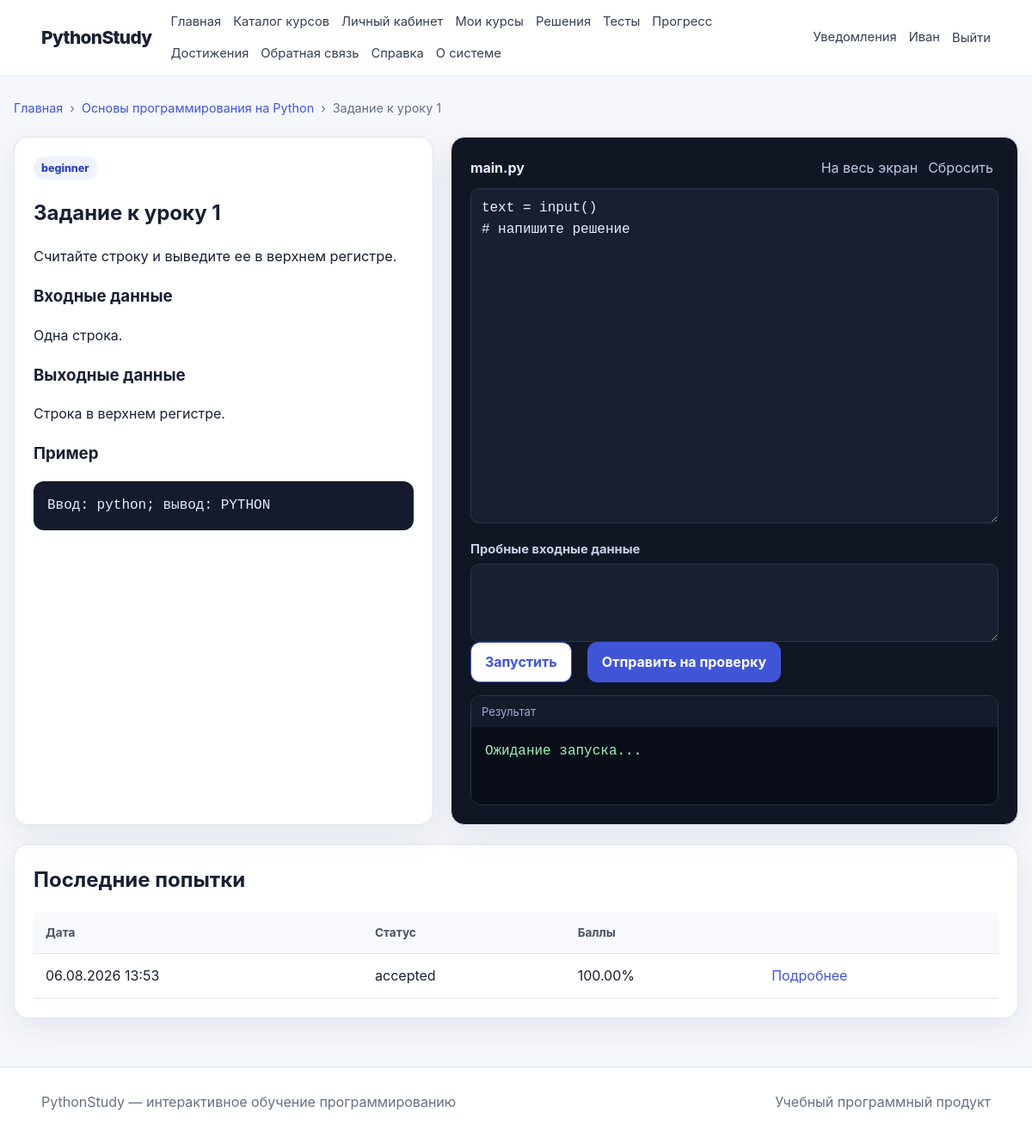
Page /student/tasks/1 (signed in) on the committed database.
### app/models/user.py (models this page shows, shortened)
class User(UserMixin, TimestampMixin, db.Model):
    __tablename__ = "users"
    id = db.Column(db.BigInteger().with_variant(db.Integer, "sqlite"), primary_key=True)
    role_id = db.Column(db.BigInteger().with_variant(db.Integer, "sqlite"), db.ForeignKey("roles.id"), nullable=False)
    username = db.Column(db.String(80), unique=True, index=True)
    email = db.Column(db.String(255), unique=True, nullable=False, index=True)
    password_hash = db.Column(db.String(255), nullable=False)
    last_name = db.Column(db.String(100), nullable=False)
    first_name = db.Column(db.String(100), nullable=False)
    middle_name = db.Column(db.String(100))
    avatar_path = db.Column(db.String(500))
    status = db.Column(db.String(30), default="active", nullable=False, index=True)
    is_email_verified = db.Column(db.Boolean, default=False, nullable=False)
    last_login_at = db.Column(db.DateTime(timezone=True))
    role = db.relationship("Role", back_populates="users")
    taught_courses = db.relationship("Course", back_populates="teacher", foreign_keys="Course.teacher_id")
    enrollments = db.relationship("CourseEnrollment", back_populates="user", cascade="all, delete-orphan")
    lesson_progress = db.relationship("LessonProgress", back_populates="user", cascade="all, delete-orphan")
    submissions = db.relationship("Submission", back_populates="user", cascade="all, delete-orphan", foreign_keys="Submission.user_id")
    quiz_attempts = db.relationship("QuizAttempt", back_populates="user", cascade="all, delete-orphan")
    notifications = db.relationship("Notification", back_populates="user", cascade="all, delete-orphan")
    @property
    def is_active_account(self):
        return self.status == "active"
    @property
    def is_active(self):
        return self.is_active_account
    def has_role(self, *codes):
        return bool(self.role and self.role.code in codes)

### app/models/course.py (models this page shows, shortened)
class Course(TimestampMixin, db.Model):
    __tablename__ = "courses"
    id = db.Column(db.BigInteger().with_variant(db.Integer, "sqlite"), primary_key=True)
    teacher_id = db.Column(db.BigInteger().with_variant(db.Integer, "sqlite"), db.ForeignKey("users.id"), nullable=False)
    title = db.Column(db.String(255), nullable=False)
    slug = db.Column(db.String(255), unique=True, nullable=False, index=True)
    short_description = db.Column(db.String(500), nullable=False)
    full_description = db.Column(db.Text, nullable=False)
    cover_path = db.Column(db.String(500))
    difficulty = db.Column(db.String(30), default="beginner", nullable=False)
    status = db.Column(db.String(30), default="draft", nullable=False, index=True)
    estimated_hours = db.Column(db.Integer, default=1, nullable=False)
    passing_score = db.Column(db.Integer, default=70, nullable=False)
    is_sequential = db.Column(db.Boolean, default=True, nullable=False)
    published_at = db.Column(db.DateTime(timezone=True))
    teacher = db.relationship("User", back_populates="taught_courses", foreign_keys=[teacher_id])
    modules = db.relationship("CourseModule", back_populates="course", cascade="all, delete-orphan", order_by="CourseModule.order_index")
    enrollments = db.relationship("CourseEnrollment", back_populates="course", cascade="all, delete-orphan")
    quizzes = db.relationship("Quiz", back_populates="course", cascade="all, delete-orphan")

### app/models/task.py (models this page shows)
class ProgrammingTask(TimestampMixin, db.Model):
    __tablename__ = "programming_tasks"
    id = db.Column(db.BigInteger().with_variant(db.Integer, "sqlite"), primary_key=True)
    lesson_id = db.Column(db.BigInteger().with_variant(db.Integer, "sqlite"), db.ForeignKey("lessons.id"), nullable=False)
    created_by = db.Column(db.BigInteger().with_variant(db.Integer, "sqlite"), db.ForeignKey("users.id"), nullable=False)
    title = db.Column(db.String(255), nullable=False)
    slug = db.Column(db.String(255), nullable=False)
    description = db.Column(db.Text, nullable=False)
    input_description = db.Column(db.Text)
    output_description = db.Column(db.Text)
    examples = db.Column(db.Text)
    starter_code = db.Column(db.Text)
    reference_solution = db.Column(db.Text)
    difficulty = db.Column(db.String(30), default="beginner", nullable=False)
    points = db.Column(db.Integer, default=10, nullable=False)
    time_limit_seconds = db.Column(db.Numeric(5, 2), default=2, nullable=False)
    memory_limit_mb = db.Column(db.Integer, default=256, nullable=False)
    allowed_imports = db.Column(db.JSON)
    status = db.Column(db.String(30), default="draft", nullable=False)
    order_index = db.Column(db.Integer, default=1, nullable=False)
    is_required = db.Column(db.Boolean, default=True, nullable=False)
    lesson = db.relationship("Lesson", back_populates="tasks")
    author = db.relationship("User", foreign_keys=[created_by])
    test_cases = db.relationship("TaskTestCase", back_populates="task", cascade="all, delete-orphan", order_by="TaskTestCase.order_index")
    submissions = db.relationship("Submission", back_populates="task", cascade="all, delete-orphan")

class Submission(db.Model):
    __tablename__ = "submissions"
    id = db.Column(db.BigInteger().with_variant(db.Integer, "sqlite"), primary_key=True)
    task_id = db.Column(db.BigInteger().with_variant(db.Integer, "sqlite"), db.ForeignKey("programming_tasks.id"), nullable=False)
    user_id = db.Column(db.BigInteger().with_variant(db.Integer, "sqlite"), db.ForeignKey("users.id"), nullable=False)
    code = db.Column(db.Text, nullable=False)
    python_version = db.Column(db.String(20), default="3", nullable=False)
    status = db.Column(db.String(40), default="queued", nullable=False)
    score = db.Column(db.Numeric(5, 2), default=0, nullable=False)
    passed_tests = db.Column(db.Integer, default=0, nullable=False)
    total_tests = db.Column(db.Integer, default=0, nullable=False)
    execution_time_ms = db.Column(db.Integer)
    memory_used_kb = db.Column(db.Integer)
    stdout = db.Column(db.Text)
    stderr = db.Column(db.Text)
    teacher_comment = db.Column(db.Text)
    reviewed_by = db.Column(db.BigInteger().with_variant(db.Integer, "sqlite"), db.ForeignKey("users.id"))
    reviewed_at = db.Column(db.DateTime(timezone=True))
    submitted_at = db.Column(db.DateTime(timezone=True), default=utcnow, nullable=False)
    checked_at = db.Column(db.DateTime(timezone=True))
    task = db.relationship("ProgrammingTask", back_populates="submissions")
    user = db.relationship("User", back_populates="submissions", foreign_keys=[user_id])
    reviewer = db.relationship("User", foreign_keys=[reviewed_by])
    test_results = db.relationship("SubmissionTestResult", back_populates="submission", cascade="all, delete-orphan")

### app/student/routes.py (the view)
@bp.route("/tasks/<int:task_id>")
@roles_required("student")
def task(task_id):
    task = ProgrammingTask.query.filter_by(id=task_id, status="published").first_or_404()
    _require_enrollment(task.lesson.module.course_id)
    if not lesson_is_unlocked(current_user.id, task.lesson):
        abort(403)
    submissions = Submission.query.filter_by(task_id=task.id, user_id=current_user.id).order_by(Submission.submitted_at.desc()).limit(10).all()
    return render_template("student/task.html", task=task, submissions=submissions, breadcrumbs=[("Главная", "public.index"), (task.lesson.module.course.title, lambda: url_for("public.course_detail", slug=task.lesson.module.course.slug)), (task.title, None)])

### app/templates/student/task.html (shortened to what this page needs)
{% extends 'base.html' %}
{% block head %}
  <link rel="stylesheet"
        href="https://cdn.jsdelivr.net/npm/codemirror@5.65.16/lib/codemirror.min.css">
  <link rel="stylesheet" href="{{ url_for('static', filename='css/editor.css') }}">
{% endblock %}
{% block content %}
  <div class="task-page">
    <section class="task-description">
      <span class="badge">{{ task.difficulty }}</span>
      <h1>{{ task.title }}</h1>
      <div class="prose">{{ task.description }}</div>
      <h3>Входные данные</h3>
      <p>{{ task.input_description or 'Не предусмотрены.' }}</p>
      <h3>Выходные данные</h3>
      <p>{{ task.output_description or 'Выведите результат.' }}</p>
      <h3>Пример</h3>
      <pre>{{ task.examples or 'Нет примера.' }}</pre>
    </section>
    <section class="editor-panel">
      <div class="editor-toolbar">
        <strong>main.py</strong>
        <button type="button" id="toggle-fullscreen" aria-pressed="false">На весь экран</button>
        <button type="button" id="reset-code">Сбросить</button>
      </div>
      <textarea id="code-editor" spellcheck="false">{{ task.starter_code or '' }}</textarea>
      <label>
        Пробные входные данные<textarea id="custom-input" rows="3"></textarea>
      </label>
      <div class="actions">
        <button class="button secondary" id="run-code" data-task-id="{{ task.id }}">Запустить</button>
        <button class="button" id="submit-code" data-task-id="{{ task.id }}">Отправить на проверку</button>
      </div>
      <div class="terminal-box">
        <div class="terminal-title">Результат</div>
        <pre id="code-output">Ожидание запуска...</pre>
      </div>
    </section>
  </div>
  <section class="panel">
    <h2>Последние попытки</h2>
    <table>
      <thead>
        <tr>
          <th>Дата</th>
          <th>Статус</th>
          <th>Баллы</th>
          <th></th>
        </tr>
      </thead>
      <tbody>
        {% for item in submissions %}
          <tr>
            <td>{{ item.submitted_at.strftime("%d.%m.%Y %H:%M") }}</td>
            <td>{{ item.status }}</td>
            <td>{{ item.score }}%</td>
            <td>
              <a href="{{ url_for('student.submission_detail', submission_id=item.id) }}">Подробнее</a>
            </td>
          </tr>
        {% else %}
          <tr>
            <td colspan="4">Попыток пока нет.</td>
          </tr>
        {% endfor %}
      </tbody>
    </table>
  </section>
{% endblock %}

### app/templates/base.html (shortened to what this page needs)
<!DOCTYPE html>
<html lang="ru">
  <head>
    <link rel="stylesheet" href="{{ url_for('static', filename='css/main.css') }}">
    <link rel="stylesheet" href="{{ url_for('static', filename='css/responsive.css') }}">
    {% block head %}{% endblock %}
  </head>
  <body>
    <header class="topbar">
      <a class="brand" href="{{ url_for('public.index') }}">PythonStudy</a>
      <nav class="main-nav" aria-label="Основное меню">
        <a href="{{ url_for('public.index') }}">Главная</a>
        <a href="{{ url_for('public.courses') }}">Каталог курсов</a>
        {% if current_user.is_authenticated and current_user.has_role('student') %}
          <a href="{{ url_for('student.dashboard') }}">Личный кабинет</a>
          <a href="{{ url_for('student.my_courses') }}">Мои курсы</a>
          <a href="{{ url_for('student.submissions') }}">Решения</a>
          <a href="{{ url_for('student.quiz_attempts') }}">Тесты</a>
          <a href="{{ url_for('student.progress') }}">Прогресс</a>
          <a href="{{ url_for('student.achievements') }}">Достижения</a>
        {% elif current_user.is_authenticated and current_user.has_role('teacher') %}
          <a href="{{ url_for('teacher.dashboard') }}">Кабинет преподавателя</a>
          <a href="{{ url_for('teacher.courses') }}">Мои курсы</a>
        {% elif current_user.is_authenticated and current_user.has_role('admin') %}
          <a href="{{ url_for('admin.dashboard') }}">Администрирование</a>
          <a href="{{ url_for('admin.users') }}">Пользователи</a>
          <a href="{{ url_for('admin.settings') }}">Настройки</a>
        {% endif %}
        <a href="{{ url_for('public.feedback') }}">Обратная связь</a>
        <a href="{{ url_for('public.help_page') }}">Справка</a>
        <a href="{{ url_for('public.about') }}">О системе</a>
      </nav>
      <div class="auth-zone">
        {% if current_user.is_authenticated %}
          <a href="{{ url_for('student.notifications') }}">Уведомления</a>
          <a href="{{ url_for('student.profile') }}">{{ current_user.first_name }}</a>
          <form method="post" action="{{ url_for('auth.logout') }}" class="inline-form">
            <button class="link-button" type="submit">Выйти</button>
          </form>
        {% else %}
          <a href="{{ url_for('auth.login') }}">Войти</a>
          <a class="button small" href="{{ url_for('auth.register') }}">Регистрация</a>
        {% endif %}
      </div>
    </header>
    <main class="page-shell">
      {% include 'partials/breadcrumbs.html' %}
      {% block content %}{% endblock %}
    </main>
    <footer class="footer">
      <div>PythonStudy — интерактивное обучение программированию</div>
      <div>Учебный программный продукт</div>
    </footer>
  </body>
</html>

### app/templates/partials/breadcrumbs.html
{% if breadcrumbs %}
  <nav class="breadcrumbs" aria-label="Хлебные крошки">
    {% for item in breadcrumbs %}
      {% if not loop.last and item[1] %}
        {% if item[1] is string %}
          <a href="{{ url_for(item[1]) }}">{{ item[0] }}</a>
        {% else %}
          <a href="{{ item[1]() }}">{{ item[0] }}</a>
        {% endif %}
        <span>›</span>
      {% else %}
        <span aria-current="page">{{ item[0] }}</span>
      {% endif %}
    {% endfor %}
  </nav>
{% endif %}

### rows in the picture
User: first_name "Иван"
Course: title "Основы программирования на Python"
ProgrammingTask: title "Задание к уроку 1", difficulty "beginner", description "Считайте строку и выведите ее в верхнем регистре.", input_description "Одна строка.", output_description "Строка в верхнем регистре.", examples "Ввод: python; вывод: PYTHON", starter_code "text = input() # напишите решение"
Submission: submitted_at "06.08.2026 13:53", status "accepted", score "100.00"

### other values in the picture
{{ item[0] }} "Главная"
